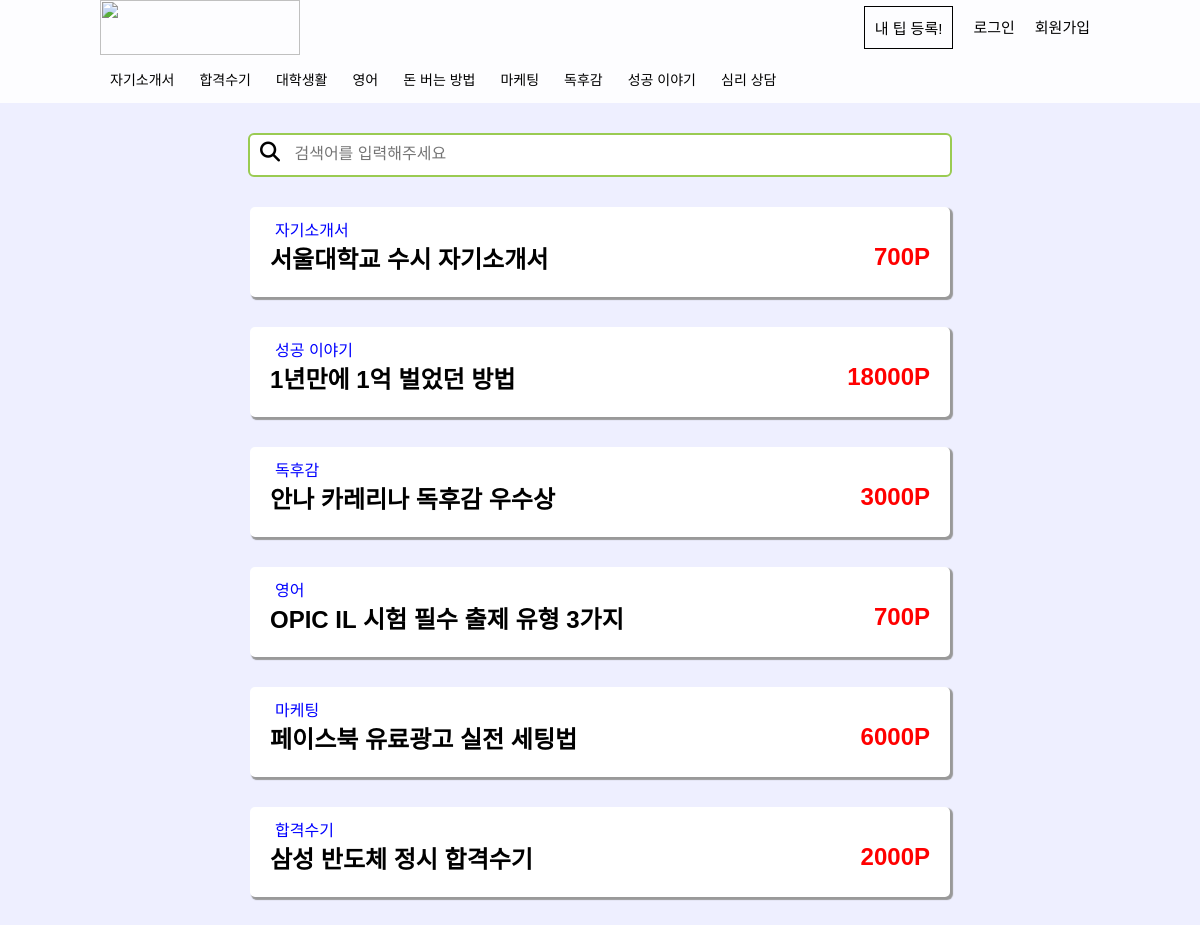
The app's page /content/ with its own data.
### content/models.py (models this page shows, shortened)
class Content(models.Model):
    category = models.CharField(max_length=100,choices = (
              ('1', '자기소개서'),
              ('2', '합격수기'),
              ('3', '대학생활'),
              ('4', '영어'),
              ('5', '돈 버는 방법'),
              ('6', '마케팅'),
              ('7', '독후감'),
              ('8', '성공 이야기'),
              ('9', '심리 상담'),
    ))
    title = models.CharField(max_length=40)
    content = models.TextField()
    file_upload = models.FileField(blank=True, upload_to = 'admin/%Y/%m/%d')
    point = models.CharField(max_length=10)
    score = models.CharField(max_length=10)
    user_set = models.ManyToManyField(settings.AUTH_USER_MODEL, blank=True)
    created_at = models.DateTimeField(auto_now_add=True) #auto_now_add 최초에만
    updated_at = models.DateTimeField(auto_now=True)
    class Meta:
        ordering = ['-score']

### content/views.py (the view)
def content_list(request):
    contents = Content.objects.all()
    s = request.GET.get('s','')
    if s:
        contents = contents.filter(title__icontains = s)
    return render(request, 'content/content_list.html', { 'contents': contents, 's':s, })

### content/templates/content/content_list.html (shortened to what this page needs)
{% extends 'content/layout.html' %}
{% block content %}
    <form class="search">
        <span class="fa fa-search"></span>
        <input type="text" placeholder="검색어를 입력해주세요" name='s' value="{{ s }}"/>
    </form>
    {% for content in contents %}
        <section class="content">
            <a href="{% url 'content:content_detail' content.pk %}">
                <p>{{ content.get_category_display }}</p>
                <div class="content_text">
                    <h2>{{ content.title }}</h2>
                    <h2 class="point">{{ content.point }}P</h2>
                </div>
            </a>
        </section>
    {% endfor %}
{% endblock %}

### mytip/static/style.css (style rules this page uses)
body { margin: 0; font-family: '맑은 고딕', 'Apple SD Gothic Neo', sans-serif; background-color: #EEEFFF; }
.search { height: 40px; width: 700px; margin-top: 30px; border: 2px solid #9ACB52; border-radius: 6px; background-color: #FFF; margin-left: auto; margin-right: auto; }
.search span { margin-left: 10px; font-size: 20px; }
.search input { width: 650px; font-size: 16px; padding: 10px; border: 0px; outline:none; }
.content { height: 90px; width: 700px; margin: 30px 0; background-color: #FFF; box-shadow: 2px 2px 1px 1px #999; border-radius: 5px; margin-left: auto; margin-right: auto; }
.content a { color:inherit; text-decoration: none; }
.content p { height: 30px; color: blue; margin: 0 25px; padding-top: 10px; padding-bottom: 0px; }
.content_text { height: 40px; display: flex; align-items: center; justify-content: space-between; margin: 0 20px; }
.content_text h2 { margin-top: 0px; }
.content_text h2.point { color: red; }

### records on screen
Content: category "자기소개서", title "서울대학교 수시 자기소개서", point "700"
Content: category "성공 이야기", title "1년만에 1억 벌었던 방법", point "18000"
Content: category "독후감", title "안나 카레리나 독후감 우수상", point "3000"
Content: category "영어", title "OPIC IL 시험 필수 출제 유형 3가지", point "700"
Content: category "마케팅", title "페이스북 유료광고 실전 세팅법", point "6000"
Content: category "합격수기", title "삼성 반도체 정시 합격수기", point "2000"
